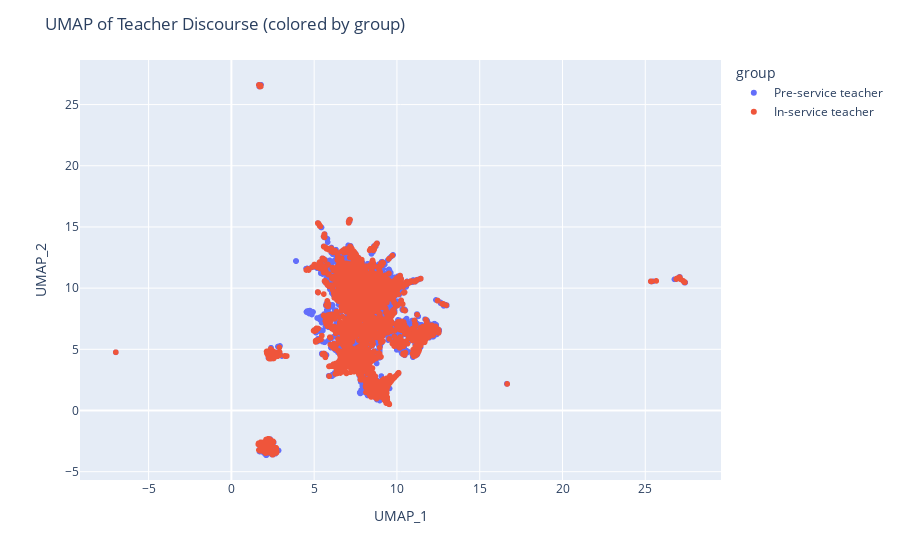

Notebook code cell kept with this figure:
### Code cell
import plotly.express as px
# --- 11. Interactive UMAP Plot with Plotly ---

umap_df = pd.DataFrame(umap_result, columns=['UMAP_1', 'UMAP_2'])
umap_df['group'] = df['pre_or_in_service']
umap_df['sentiment'] = df['sentiment']

fig = px.scatter(umap_df, x='UMAP_1', y='UMAP_2', color='group', hover_data=['sentiment'])
fig.update_layout(title="UMAP of Teacher Discourse (colored by group)")
fig.show()

### Figure 1 — Plotly figure (JSON) as saved in the notebook; plotly's stock layout.template omitted (floating-point values rounded to 4 significant figures; data arrays with more than 128 entries replaced by an {"elided": "..."} marker saying what was removed)
{"data": [{"customdata": {"elided": "5421x1 str values"}, "hovertemplate": "group=Pre-service teacher<br>UMAP_1=%{x}<br>UMAP_2=%{y}<br>sentiment=%{customdata[0]}<extra></extra>", "legendgroup": "Pre-service teacher", "marker": {"color": "#636efa", "symbol": "circle"}, "mode": "markers", "name": "Pre-service teacher", "showlegend": true, "type": "scattergl", "x": {"elided": "5421 float values"}, "xaxis": "x", "y": {"elided": "5421 float values"}, "yaxis": "y"}, {"customdata": {"elided": "3330x1 str values"}, "hovertemplate": "group=In-service teacher<br>UMAP_1=%{x}<br>UMAP_2=%{y}<br>sentiment=%{customdata[0]}<extra></extra>", "legendgroup": "In-service teacher", "marker": {"color": "#EF553B", "symbol": "circle"}, "mode": "markers", "name": "In-service teacher", "showlegend": true, "type": "scattergl", "x": {"elided": "3330 float values"}, "xaxis": "x", "y": {"elided": "3330 float values"}, "yaxis": "y"}], "layout": {"legend": {"title": {"text": "group"}, "tracegroupgap": 0}, "margin": {"t": 60}, "title": {"text": "UMAP of Teacher Discourse (colored by group)"}, "xaxis": {"anchor": "y", "domain": [0, 1], "title": {"text": "UMAP_1"}}, "yaxis": {"anchor": "x", "domain": [0, 1], "title": {"text": "UMAP_2"}}}}
